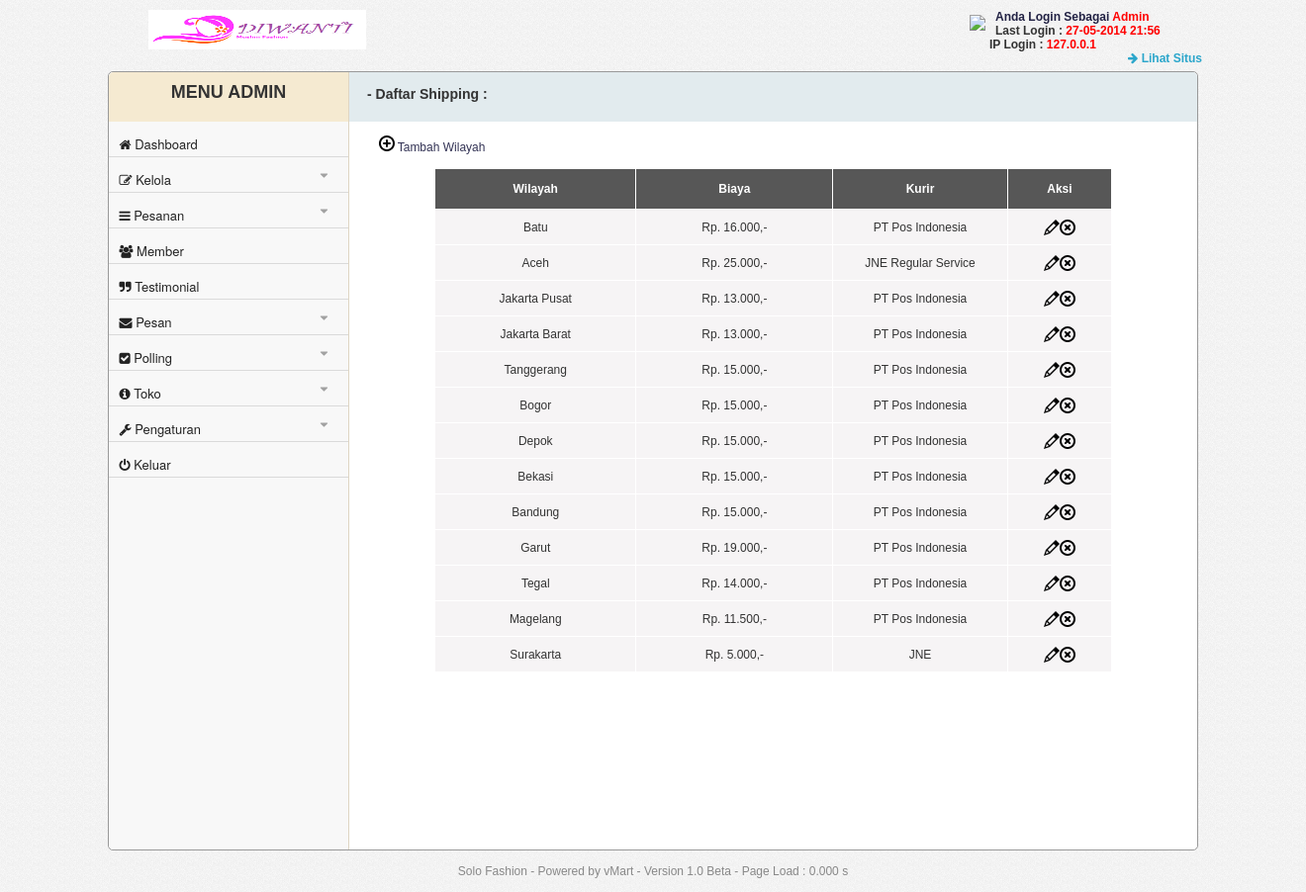
Screenshot of /admin/index.php?module=shipping (signed in) with the database file from the repository.
### tables this page shows
CREATE TABLE `t_pengaturan` (
  `id` int(1) NOT NULL,
  `judul_website` varchar(50) NOT NULL,
  `banner_website` varchar(50) NOT NULL,
  `favicon` varchar(50) NOT NULL,
  `keyword` varchar(100) NOT NULL,
  `deskripsi` varchar(100) NOT NULL,
  `panduan` longtext NOT NULL,
  `slide` enum('aktif','tidak aktif') NOT NULL,
  `polling` enum('aktif','tidak aktif') NOT NULL,
  `google_analystics` varchar(20) NOT NULL,
  PRIMARY KEY (`id`)
);

CREATE TABLE `t_user` (
  `id_user` int(10) NOT NULL AUTO_INCREMENT,
  `username` varchar(20) NOT NULL,
  `password` varchar(40) NOT NULL,
  `email` varchar(100) NOT NULL,
  `level` enum('super admin','admin') NOT NULL,
  `last_login` varchar(40) NOT NULL,
  `ip_login` varchar(40) NOT NULL,
  PRIMARY KEY (`id_user`)
);

CREATE TABLE `t_shipping` (
  `id_shipping` int(5) NOT NULL AUTO_INCREMENT,
  `wilayah` varchar(50) NOT NULL,
  `biaya` varchar(50) NOT NULL,
  `kurir` varchar(50) NOT NULL,
  PRIMARY KEY (`id_shipping`)
);

### includes/lib.php (called while the page is built, shortened)
<?php
$sql_pengaturan=mysql_query("select *from t_pengaturan where id=1");
$row_pengaturan=mysql_fetch_assoc($sql_pengaturan);
	$judul_web=$row_pengaturan['judul_website'];
	$banner_web=$row_pengaturan['banner_website'];
$module=$_GET['module'];
$level=$_SESSION['level'];
$aksi=$_GET['aksi'];
?>

### includes/fungsi.php (called while the page is built, shortened)
<?php
function ubah_huruf_awal($pemisah, $paragrap) {
    $pisahkalimat=explode($pemisah, $paragrap);
    $kalimatbaru = array();
    foreach ($pisahkalimat as $kalimat) {
    $kalimatawalhurufbesar=ucfirst(strtolower($kalimat));
    $kalimatbaru[] = $kalimatawalhurufbesar;
    }
    $textgood = implode($pemisah, $kalimatbaru);
    return $textgood;
}
function formatRupiah($nilaiUang)
{
	$nilaiRupiah = "";
	$jumlahAngka = strlen($nilaiUang);
while($jumlahAngka > 3)
{
	$nilaiRupiah = "." . substr($nilaiUang,-3) . $nilaiRupiah;
	$sisaNilai = strlen($nilaiUang) - 3;
	$nilaiUang = substr($nilaiUang,0,$sisaNilai);
	$jumlahAngka = strlen($nilaiUang);
}
	$nilaiRupiah = "Rp. " . $nilaiUang . $nilaiRupiah . ",-";
return $nilaiRupiah;
}
?>

### admin/module/ongkir/shipping.php (the view, shortened to what this page needs)
<?php
	$BatasAwal = 15;
if (!empty($_GET['p'])) {
		$hal = $_GET['p'] - 1;
        $MulaiAwal = $BatasAwal * $hal;
} else if (!empty($_GET['p']) and $_GET['p'] == 1) {
        $MulaiAwal = 0;
} else if (empty($_GET['p'])) {
        $MulaiAwal = 0;
}
?>
<div class="path"><h3>- Daftar Shipping : </h3></div>
  <br>
<div class="tambah">
<a href="index.php?module=shipping&aksi=kelola" ><img src="img/icon/add.png"> Tambah Wilayah</a></b>
</div>
<br>
<table width="685" height="74" cellpadding="0" cellspacing="1" border="0" align="center">
  <tr class="tabel">
    <th width="173" height="40" bgcolor="#575757" scope="col">Wilayah</th>
    <th width="169" scope="col" bgcolor="#575757">Biaya</th>
	<th width="150" scope="col" bgcolor="#575757">Kurir</th>
    <th width="89" scope="col" bgcolor="#575757">Aksi</th>
  </tr>
<?php
	$sqlship=mysql_query("select *from t_shipping limit ".$MulaiAwal.",".$BatasAwal."");
	while($row_ship=mysql_fetch_assoc($sqlship)){
		$id_ship=$row_ship['id_shipping'];
		$wilayah=$row_ship['wilayah'];
		$biaya=$row_ship['biaya'];
		$kurir=$row_ship['kurir'];
	echo "
	  <tr bgcolor='#F6F4F5'>
		<td height=35px>".$wilayah."</td>
		<td>".formatRupiah($biaya)."</td>
		<td>".$kurir."</td>
		<td><center><a href='index.php?module=shipping&aksi=kelola&id=".$id_ship."'><img src='img/icon/pencil.png' title='Edit'></a><a href='index.php?module=shipping&aksi=hapus&id=".$id_ship."'><img src='img/icon/delete.png' title='Hapus'></a></center></td>
	  </tr>
	 "; }
?>
</table>

### admin/index.php (shortened to what this page needs)
<?php
	$awalload = microtime(true);
	require_once "../includes/lib.php";
	require_once "../includes/fungsi.php";
?>
<!DOCTYPE html PUBLIC "-//W3C//DTD XHTML 1.0 Transitional//EN" "http://www.w3.org/TR/xhtml1/DTD/xhtml1-transitional.dtd">
<html xmlns="http://www.w3.org/1999/xhtml">
<head>
<link href="css/font-awesome.min.css" rel="stylesheet" type="text/css" />
<link href="css/style.css" rel="stylesheet" type="text/css" />
<link href="js/SpryAssets/SpryValidationTextField.css" rel="stylesheet" type="text/css" />
<link href="js/SpryAssets/SpryValidationTextarea.css" rel="stylesheet" type="text/css" />
<link rel="stylesheet" href="js/fancybox/jquery.fancybox.css?v=2.1.5" type="text/css" media="screen" />
</head>
<body>
<div class="banner">
	<img src="<?php echo ".".$banner_web."" ?>" width="220px" height="40px">
</div>
<div class="text-welcome">
		<img src="img/icon/user-4.png" style="float:left; margin-top:5px; margin-left:-20px; margin-right:10px;">
		<font color="#222244"><b>Anda Login Sebagai <font color="#FF0000"><?php echo "".ubah_huruf_awal(" ",$level)."" ?></font></b> </font><br>
	<?php
		$sql_user=mysql_query("select *from t_user where id_user=".$_SESSION['id_user']."");
		$row_user=mysql_fetch_assoc($sql_user);
	?>
		<b>	Last Login : <font color="#FF0000"><?php echo "".$row_user['last_login']."" ?></font><br>
			IP Login : <font color="#FF0000"><?php echo "".$row_user['ip_login']."" ?></font> </b>
		<br>
	<a href='../index.php' target="_blank" style="color:#2BA6CB; text-decoration:none; position:absolute; margin-left:140px;"><i class="fa fa-arrow-right"></i> <b>Lihat Situs</b></a>
</div>
<div class="konten">
	<div class="side-menu">
		<div class="menu-header">
			<h2>MENU ADMIN </h2>
		</div>
	<div id="wrapper">
		<ul class="menu">
			<li><a href="index.php?module=dashboard" ><i class="fa fa-home"></i> Dashboard</a></li>
			<li><a href="#"><i class="fa fa-edit"></i>  Kelola<span><i class='fa fa-caret-down'></i></span></a>
			</li>
			<li><a href="#"><i class="fa fa-bars"></i>  Pesanan<span><i class='fa fa-caret-down'></i></span></a>
			</li>
			<li><a href="index.php?module=member"><i class="fa fa-users"></i>  Member</a></li>
			<li><a href="index.php?module=testimonial"><i class="fa fa-quote-right"></i> Testimonial</a></li>
			<li><a href="index.php?module=pesan"><i class="fa fa-envelope"></i>  Pesan<span><i class='fa fa-caret-down'></i></span></a>
			</li>
			<li><a href="#"><i class="fa fa-check-square"></i>  Polling<span><i class='fa fa-caret-down'></i></span></span></a>
			<li><a href="#"><i class="fa fa-info-circle"></i>  Toko<span><i class='fa fa-caret-down'></i></span></span></a>
			<li><a href="#"><i class="fa fa-wrench"></i>  Pengaturan<span><i class='fa fa-caret-down'></i></span></a>
			</li>
				<li><a href="index.php?module=keluar"><i class="fa fa-power-off"></i>  Keluar</a></li>
			</ul>
	</div>
</div>
	<div class="isi">
<?php
	if($module=='kategori'){
		if($aksi=='kelola' || $aksi=='hapus'){
			include "module/kategori/k-kategori.php";
		}else{
			include "module/kategori/kategori.php";
		}
	}elseif($module=='produk'){
		if($aksi=='kelola' || $aksi=='hapus'){
			include "module/produk/k-produk.php";
		}else{
			include "module/produk/produk.php";
		}
	}elseif($module=='konfirmasi'){
			include 'module/konfirmasi/konfirmasi.php';
	}elseif($module=='template'){
		if($aksi=='kelola' || $aksi=='hapus'){
			include 'module/template/k-template.php';
		}else{
			include 'module/template/template.php';
		}
	}elseif($module=='rekening'){
		if($aksi=='kelola' || $aksi=='hapus'){
			include 'module/rekening/k-rekening.php';
		}else{
			include 'module/rekening/rekening.php';
		}
	}elseif($module=='tentang'){
			include 'module/profil/tentang.php';
	}elseif($module=='panduan'){
			include 'module/pengaturan/panduan.php';
	}elseif($module=='kontak'){
			include 'module/kontak/kontak.php';
	}elseif($module=='slider'){
			include 'module/slider/slider.php';
	}elseif($module=='sosmed'){
			include 'module/kontak/sosmed.php';
	}elseif($module=='profil'){
		if($aksi=='kelola'){
			include 'module/profil/k-profil.php';
		}else{
			include 'module/profil/profil.php';
		}
	}elseif($module=='testimonial'){
			include 'module/testimonial/testimonial.php';
	}elseif($module=='shipping'){
		if($aksi=='kelola' || $aksi=='hapus'){
			include 'module/ongkir/k-shipping.php';
		}else{
			include "module/ongkir/shipping.php";
		}
	}elseif($module=='member'){
		if(isset($id)){
			include "module/member/detail.php";
		}else{
			include "module/member/member.php";
		}
	}elseif($module=='user' && $level=='super admin'){
		if($aksi=='kelola' ){
			include "module/user/k-user.php";
		}else{
			include "module/user/user.php";
		}
	}elseif($module=='pengaturan' && $level=='super admin'){
		include "module/pengaturan/pengaturan.php";
	}elseif($module=='pesan'){
		if($aksi=='kirim'){
				include "module/pesan/kirim-pesan.php";
			}else{
				include "module/pesan/kotak-pesan.php";
		}
	}elseif($module=='keluar'){
		$sql_user=mysql_query("update t_user SET ip_login='".$_SERVER['REMOTE_ADDR']."',last_login='".date("d-m-Y H:i")."' where id_user=".$_SESSION['id_user']."");
		session_destroy();
		session_unset();
		echo "<script>window.location=('login.php');</script>";
	}else{
		include "module/dashboard/dashboard.php";
	}
?>
	</div>
		<br><br>
</div>
<br>
<center>
	<font style="color:#888888"><?php echo "".$judul_web.""; $akhirload = microtime(true); $waktuload = $akhirload  - $awalload; ?> - Powered by vMart - Version  <?php  echo "".versi_cms." - Page Load : " . number_format($waktuload, 3, '.', '') . " s"; ?></center>
	<br>
</body>
</html>

### admin/css/style.css (style rules this page uses)
body { margin: 0; padding: 0; font-family: Arial,Helvetica,sans-serif; font-size: 12px; color: #333; text-align: center; background-image:url(../img/bg.png); }
.banner { width:200px; position:absolute; margin-left:150px; float:left; }
.text-welcome { margin-left:1000px; margin-top:10px; text-align:left; width:310px; }
.text-welcome a { width:100px; }
.side-menu { width:22%; float:left; border-top-left-radius:5px; border-right-color:#DFD5C3; border-right-style:solid; border-right-width:thin; background-color:#F8F8F8; height:786px; border-bottom-left-radius:5px; }
.side-menu h2 { margin-top:0px; padding-top:10px; color:#333333; }
.menu-header { background-color:#F5EAD1; height:50px; margin-bottom:-12px; border-top-left-radius:5px; }
ul, ul ul { margin: 0; padding: 0; list-style: none; }
#wrapper { width: 220px; margin: 100px auto; font-size: 0.8125em; }
.menu { width: 110%; margin-top:-100px; height: auto; }
.menu a { text-decoration:none; text-align:left; display:block; }
.menu i { margin-left:-61px; }
.menu > li > a { background-color: #F8F8F8; filter: progid:DXImageTransform.Microsoft.gradient(GradientType=0,StartColorStr='#727a86', EndColorStr='#505864'); border-bottom-style:solid; border-bottom-color:#DADADA; border-bottom-width:thin; margin-left:-11px; width: 100%; height:30px; line-height: 2.75em; text-indent: 2.75em; display: block; padding-top:5px; font-family: "Helvetica Neue", Helvetica, Arial, sans-serif; font-size:13px; font-weight:normal; position:relative; color:#222222; }
.menu > li > a:before { content: ''; background-repeat: no-repeat; font-size: 36px; height: 1em; width: 1em; position: absolute; left: 0; top: 50%; margin: -.5em 0 0 0; }
.menu li span i { display: inline-block; position: absolute; right: 1em; top: 50%; line-height: 1em; height: 1em; padding: .4em .6em; margin: -.8em 0 0 0; opacity:0.4; }
.konten { border-color:#999999; border-style:solid; border-width:thin; min-height:786px; margin:20px auto 0; width:1100px; background-color:#FFFFFF; border-radius:5px; }
.isi { margin-left:21%; }
.path { background-color:#E2EBEE; width:100%; height:50px; margin-top:-14px; border-top-right-radius:5px; }
.path h3 { padding-top:14px; text-align:left; padding-left:30px; }
.tambah a { margin-left:-690px; text-decoration:none; color:#333355; }

### admin/module/ongkir/shipping.php (style rules this page uses)
.tabel { color: #FFF; }

### rows the page displays
t_pengaturan: banner_website (picture), judul_website "Solo Fashion"
t_user: last_login "27-05-2014 21:56", ip_login "127.0.0.1"
t_shipping: wilayah "Batu", biaya "Rp. 16.000,-", kurir "PT Pos Indonesia"
t_shipping: wilayah "Aceh", biaya "Rp. 25.000,-", kurir "JNE Regular Service"
t_shipping: wilayah "Jakarta Pusat", biaya "Rp. 13.000,-", kurir "PT Pos Indonesia"
t_shipping: wilayah "Jakarta Barat", biaya "Rp. 13.000,-", kurir "PT Pos Indonesia"
t_shipping: wilayah "Tanggerang", biaya "Rp. 15.000,-", kurir "PT Pos Indonesia"
t_shipping: wilayah "Bogor", biaya "Rp. 15.000,-", kurir "PT Pos Indonesia"
t_shipping: wilayah "Depok", biaya "Rp. 15.000,-", kurir "PT Pos Indonesia"
t_shipping: wilayah "Bekasi", biaya "Rp. 15.000,-", kurir "PT Pos Indonesia"
t_shipping: wilayah "Bandung", biaya "Rp. 15.000,-", kurir "PT Pos Indonesia"
t_shipping: wilayah "Garut", biaya "Rp. 19.000,-", kurir "PT Pos Indonesia"
t_shipping: wilayah "Tegal", biaya "Rp. 14.000,-", kurir "PT Pos Indonesia"
t_shipping: wilayah "Magelang", biaya "Rp. 11.500,-", kurir "PT Pos Indonesia"
t_shipping: wilayah "Surakarta", biaya "Rp. 5.000,-", kurir "JNE"

### other values shown
ubah_huruf_awal(" ",$level) "Admin"
versi_cms "1.0 Beta"
